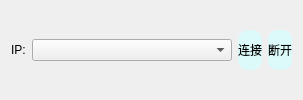
               <widget class="QWidget" name="widget_5" native="true">
                <property name="styleSheet">
                 <string notr="true">#widget_5{
border-radius:20px;
	background-color: rgba(170, 255, 127, 150);

}</string>
                </property>
                <layout class="QHBoxLayout" name="horizontalLayout_6">
                 <item>
                  <widget class="QLabel" name="label_10">
                   <property name="text">
                    <string>IP:</string>
                   </property>
                  </widget>
                 </item>
                 <item>
                  <widget class="QComboBox" name="comboBox_2">
                   <property name="minimumSize">
                    <size>
                     <width>200</width>
                     <height>0</height>
                    </size>
                   </property>
                  </widget>
                 </item>
                 <item>
                  <widget class="QPushButton" name="pushButton">
                   <property name="sizePolicy">
                    <sizepolicy hsizetype="Minimum" vsizetype="Fixed">
                     <horstretch>0</horstretch>
                     <verstretch>0</verstretch>
                    </sizepolicy>
                   </property>
                   <property name="minimumSize">
                    <size>
                     <width>0</width>
                     <height>40</height>
                    </size>
                   </property>
                   <property name="styleSheet">
                    <string notr="true">#pushButton{
	border-radius:10px;
	border:2px;
	border-color: rgb(0, 0, 0);
	background-color: rgba(213, 255, 255, 180);
}
QPushButton:hover{
	border-radius:10px;
	border:2px;
	border-color: rgb(0, 0, 0);
	
	background-color: rgb(170, 255, 255);

}
QPushButton:!hover{
	border-radius:10px;
	border:2px;
	border-color: rgb(0, 0, 0);
	background-color: rgb(255, 243, 216);
}</string>
                   </property>
                   <property name="text">
                    <string>连接</string>
                   </property>
                  </widget>
                 </item>
                 <item>
                  <widget class="QPushButton" name="pushButton_2">
                   <property name="minimumSize">
                    <size>
                     <width>0</width>
                     <height>40</height>
                    </size>
                   </property>
                   <property name="styleSheet">
                    <string notr="true">#pushButton_2{
	border-radius:10px;
	border:2px;
	border-color: rgb(0, 0, 0);
	
	background-color: rgba(213, 255, 255, 180);
}</string>
                   </property>
                   <property name="text">
                    <string>断开</string>
                   </property>
                  </widget>
                 </item>
                </layout>
               </widget>
